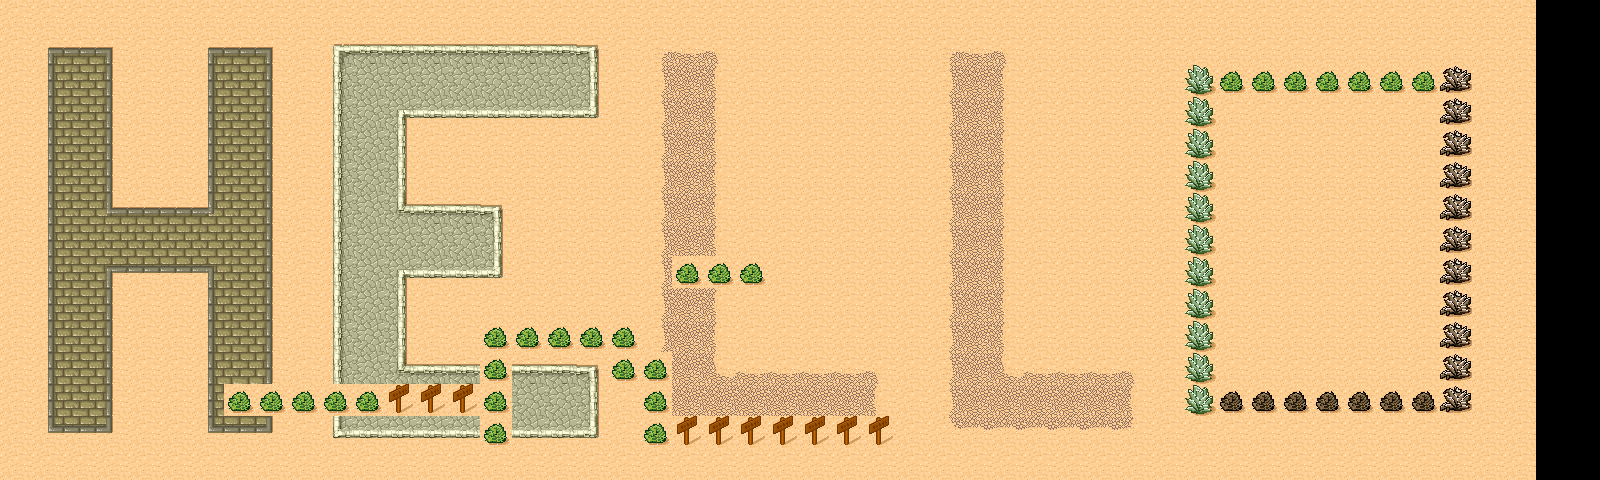

This game map was drawn from its Tiled (.tmx) file and the tilesets committed beside it. A one-line description and the trimmed map source follow:
An orthogonal 50x15 tile map with 32x32 px tiles, 3 tile layers (Background, Terrain, Death) and 4 objects.

<map version="1.2" tiledversion="1.2.0" orientation="orthogonal" renderorder="right-down" width="50" height="15" tilewidth="32" tileheight="32" infinite="0" nextlayerid="5" nextobjectid="5">
 <tileset firstgid="1" name="Desert" tilewidth="32" tileheight="32" spacing="1" margin="1" tilecount="48" columns="8">
  <image source="tmw_desert_spacing.png" width="265" height="199" />
  <terraintypes>
   <terrain name="Bricks" tile="9" />
   <terrain name="Rocks" tile="33" />
   <terrain name="Dirt" tile="14" />
   <terrain name="Desert" tile="29" />
  </terraintypes>
  <tile id="0" terrain="3,3,3,0" />
  <tile id="1" terrain="3,3,0,0" />
  <tile id="2" terrain="3,3,0,3" />
  <tile id="3" terrain="2,2,2,3" />
  <tile id="4" terrain="2,2,3,2" />
  <tile id="5" terrain="3,3,3,2" />
  <tile id="6" terrain="3,3,2,2" />
  <tile id="7" terrain="3,3,2,3" />
  <tile id="8" terrain="3,0,3,0" />
  <tile id="9" terrain="0,0,0,0" />
  <tile id="10" terrain="0,3,0,3" />
  <tile id="11" terrain="2,3,2,2" />
  <tile id="12" terrain="3,2,2,2" />
  <tile id="13" terrain="3,2,3,2" />
  <tile id="14" terrain="2,2,2,2" />
  <tile id="15" terrain="2,3,2,3" />
  <tile id="16" terrain="3,0,3,3" />
  <tile id="17" terrain="0,0,3,3" />
  <tile id="18" terrain="0,3,3,3" />
  <tile id="19" terrain="0,0,0,3" />
  <tile id="20" terrain="0,0,3,0" />
  <tile id="21" terrain="3,2,3,3" />
  <tile id="22" terrain="2,2,3,3" />
  <tile id="23" terrain="2,3,3,3" />
  <tile id="24" terrain="3,3,3,1" />
  <tile id="25" terrain="3,3,1,1" />
  <tile id="26" terrain="3,3,1,3" />
  <tile id="27" terrain="0,3,0,0" />
  <tile id="28" terrain="3,0,0,0" />
  <tile id="29" terrain="3,3,3,3" />
  <tile id="32" terrain="3,1,3,1" />
  <tile id="33" terrain="1,1,1,1" />
  <tile id="34" terrain="1,3,1,3" />
  <tile id="35" terrain="1,1,1,3" />
  <tile id="36" terrain="1,1,3,1" />
  <tile id="40" terrain="3,1,3,3" />
  <tile id="41" terrain="1,1,3,3" />
  <tile id="42" terrain="1,3,3,3" />
  <tile id="43" terrain="1,3,1,1" />
  <tile id="44" terrain="3,1,1,1" />
 </tileset>
 <layer id="1" name="Background" width="50" height="15">
  <data>[750 cells, 720 non-empty, 39 distinct tile ids]</data>
 </layer>
 <layer id="2" name="Terrain" width="50" height="15">
  <data>[750 cells, 20 non-empty, 1 distinct tile ids]</data>
 </layer>
 <layer id="4" name="Death" width="50" height="15">
  <data>[750 cells, 10 non-empty, 1 distinct tile ids]</data>
 </layer>
 <objectgroup id="0" name="Colliders" visible="0">
  <object id="1" x="224" y="384" width="160" height="32" />
  <object id="2" x="480" y="320" width="160" height="128" />
  <object id="3" x="640" y="352" width="32" height="96" />
  <object id="4" x="672" y="256" width="96" height="32" />
 </objectgroup>
</map>
